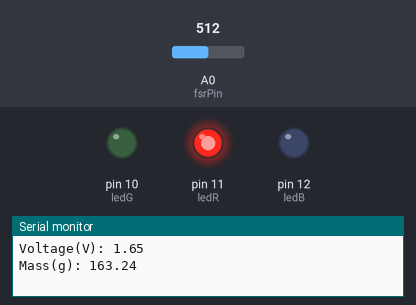
The sketch below on a simulated Arduino Uno, built with avr-gcc and run on an emulated ATmega328P. On the bench: output pins drawn as LEDs (lit = HIGH), the last lines printed to the serial monitor. The test bench sets the inputs (shaded band); at power-on: A0 (fsrPin) = 512.

Above: at 1.2 s.
1.3 s: A0 (fsrPin) set to 306
At 2.4 s:
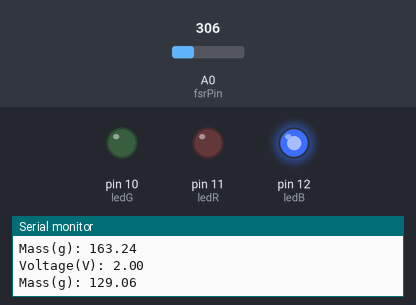
3.2 s: A0 (fsrPin) set to 122
At 4.1 s:
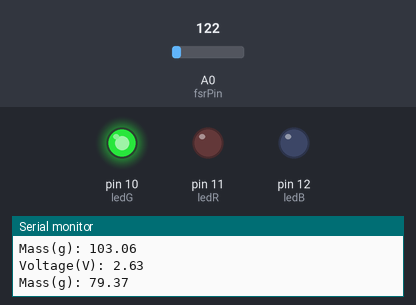
5.1 s: A0 (fsrPin) set to 511
At 7.2 s:
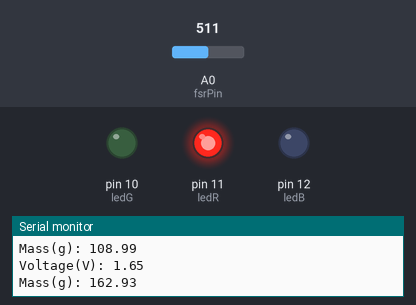
7.9 s: A0 (fsrPin) set to 0
At 8.9 s:
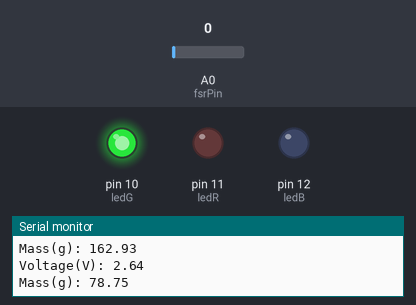
Timing chart, 0 to 10.8 s (numbered marks = the images above; inputs shaded):
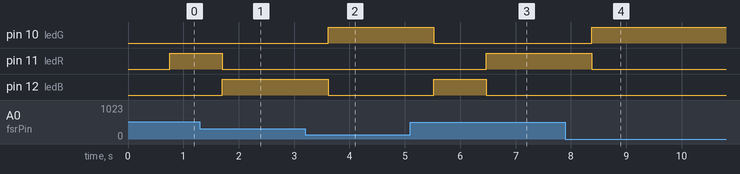

Measured:
- after the input at 1.3 s, pin 11 (ledR): HIGH → LOW after 0.41 s; pin 12 (ledB): LOW → HIGH after 0.41 s
- after the input at 3.2 s, pin 10 (ledG): LOW → HIGH after 0.41 s; pin 12 (ledB): HIGH → LOW after 0.41 s
- after the input at 5.1 s, pin 10 (ledG): HIGH → LOW after 0.42 s; pin 11 (ledR): LOW → HIGH after 1.4 s; pin 12 (ledB): LOW → HIGH after 0.42 s, → LOW 0.95 s later
- after the input at 7.9 s, pin 10 (ledG): LOW → HIGH after 0.48 s; pin 11 (ledR): HIGH → LOW after 0.48 s

The sketch:

main.ino
```cpp
int fsrPin = 0;
int ledR = 11;
int ledG = 10;
int ledB = 12;
int resistor = 9720;

float fsrForce;
float fsrVoltage;
float fsrResistance;
float fsrConductance;
float botGreen = 0;
float topGreen = 100;
float botRed = 141;
float topRed = 1000;
float botBlue = 101;
float topBlue = 140;
float e = M_E;

void setup(void) {
  Serial.begin(9600);
  pinMode(ledR, OUTPUT);
  pinMode(ledG, OUTPUT);
  pinMode(ledB, OUTPUT);
  analogReference(EXTERNAL);
}

void loop(void) {
  fsrVoltage = getVoltage() / 1000;
  // Serial.print("mV = ");
  // Serial.println(fsrVoltage);
  // Serial.print(",");

  if (fsrVoltage == 0) {
    Serial.println("No pressure");
  } else {
    // Vout = Vcc * R / (R + FSR) R = 10K, Vcc = 5V
    // Ffsr = ((Vcc - V) * R) / V
    fsrForce = getg(fsrVoltage);
    Serial.print("Voltage(V): ");
    Serial.println(fsrVoltage);
    Serial.print("Mass(g): ");
    Serial.println(fsrForce);
    ledstuff(fsrForce);
  }
  delay(200);
}

void ledstuff(float mass) {
  digitalWrite(ledR, LOW);
  digitalWrite(ledG, LOW);
  digitalWrite(ledB, LOW);
  if (mass >= botRed && mass <= topRed) {
    digitalWrite(ledR, HIGH);
  }
  if (mass >= botGreen && mass <= topGreen) {
    digitalWrite(ledG, HIGH);
  }
  if (mass >= botBlue && mass <= topBlue) {
    digitalWrite(ledB, HIGH);
  }
}

float getVoltage() {
  int analogVolts = 0;
  int numSamples = 15;
  for (int i = 0; i < numSamples; i++) {
    analogVolts = analogVolts + analogRead(fsrPin);
    delay(50);
  }
  analogVolts = analogVolts / numSamples;
  return map(analogVolts, 0, 1023, 3300, 00);
}

float getg(float voltage) {
  //return (5.155 * voltage * voltage + 23.07* voltage + 19.09);
  //return (pow(e , (voltage/(-1.604)))/0.001041); //dataset 1
  if (voltage >= 1.00) {                              //mass if voltage is under 1.00V
    return (497.3 * exp(-0.4063 * voltage) - 91.24);  // mass(g)  = (497.3 * (e(-0.4063 * voltage)) - 91.24)
  } else {                                            //mass if voltage is above 1.00V
    return (1713 * exp(-4.09 * voltage) + 235.4);     // mass(g) = (1713 * (e^(-4.09*voltage)) + 235.4)
  }
}
```
